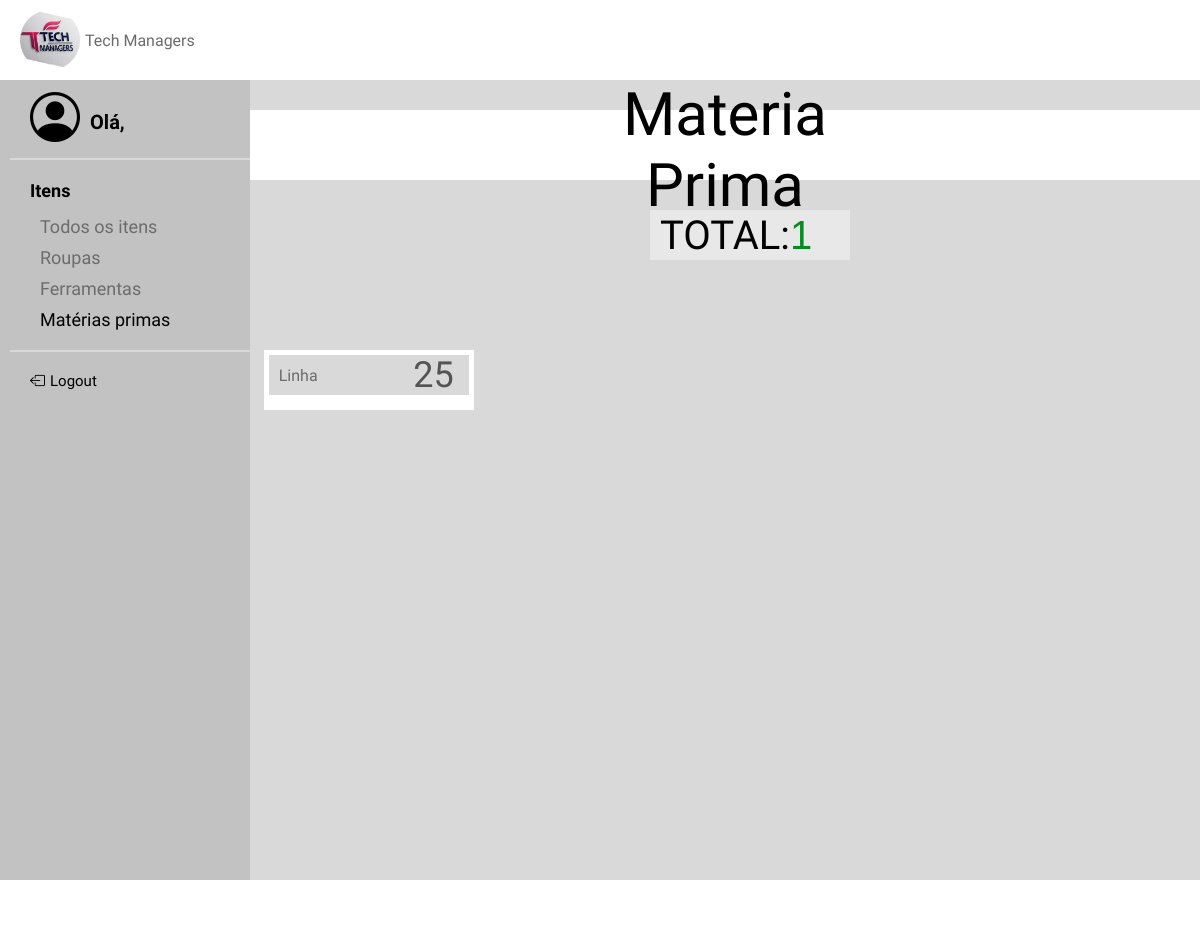
The app's page /TelaAM, older data.
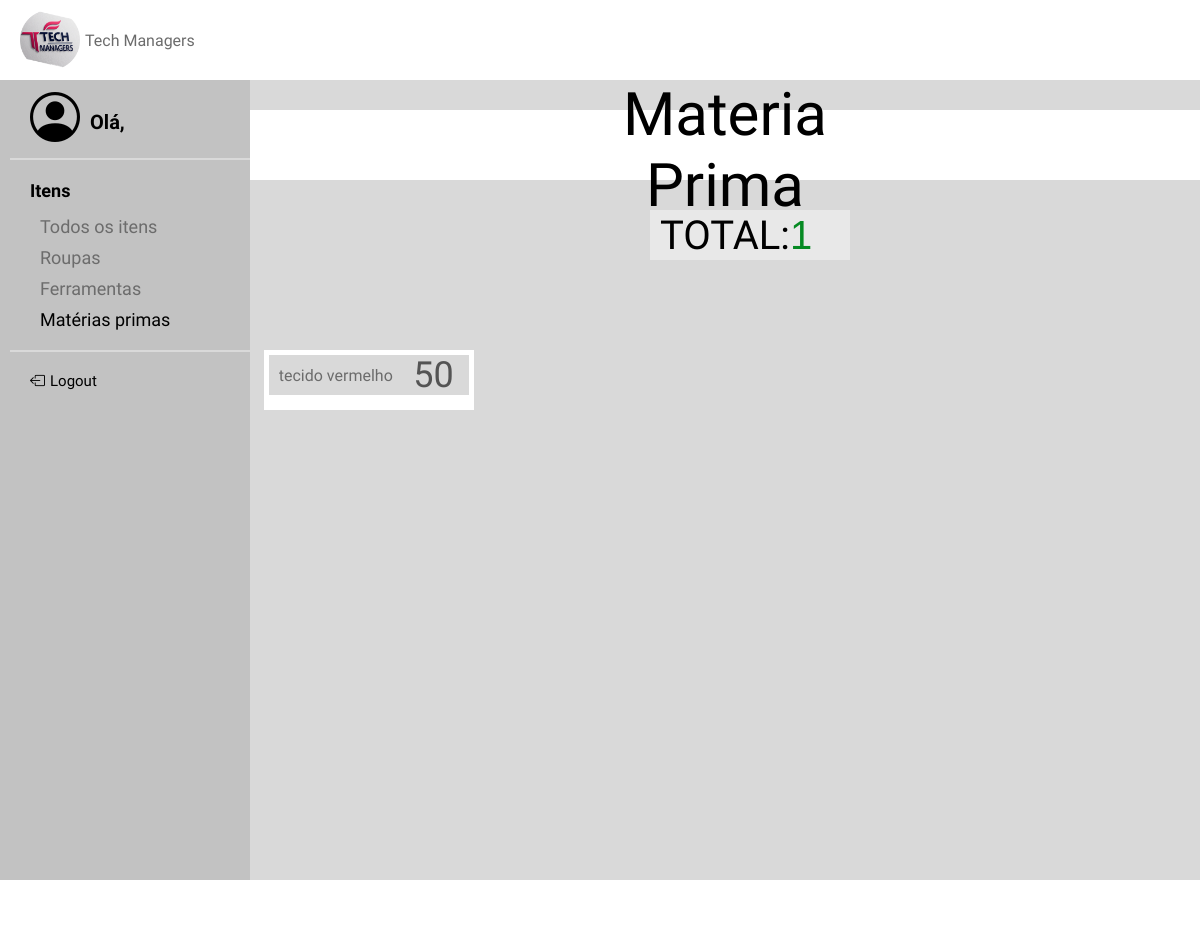
The same page, newer data.
### models.py (models this page shows, shortened)
class ITEM(Base):
    __tablename__ = 'item'
    id = Column(Integer, primary_key=True, unique=True, nullable=False, index=True)
    nome = Column(String(40), nullable=False, index=True)
    tipo = Column(String(40), nullable=False, index=True)
    quantidade = Column(Integer, nullable=False, index=True)

### app.py (the view)
@app.route('/TelaAM')
def tela_materia_prima():
    itens = ITEM.query.filter_by(tipo="Materia").all()
    return render_template("TelaAMateriaPrima.html", itens=itens)

### templates/TelaAMateriaPrima.html
{% extends "base.html" %}
{% block conteudo %}
    <link rel="stylesheet" href="/static/TelaAMateriaPrima.css">
    <div class="container">
        <div id="numero">
            <p class="titulo">Materia Prima</p>
        </div>
        <div id="total">
            <p for="numero" id="textonumero"> TOTAL: </p>
            <input type="number" id="camponumero" name="numero" value="{{ itens | length }}" readonly>
        </div>
        <div class="cards">
            {% for item in itens %}
                <div class="card">
                    <form class="input-group">
                        <input type="text" id="nome" name="nome" value="{{ item.nome }}" readonly>
                        <input type="number" id="quantidade" name="quantidade" value="{{ item.quantidade }}" disabled>
                    </form>
                </div>
        {% endfor %}
        </div>
    </div>
{% endblock %}

Row changes from the older to the newer data that the page shows:
removed ITEM: nome "Linha", quantidade "25"
added ITEM: nome "tecido vermelho", quantidade "50"
